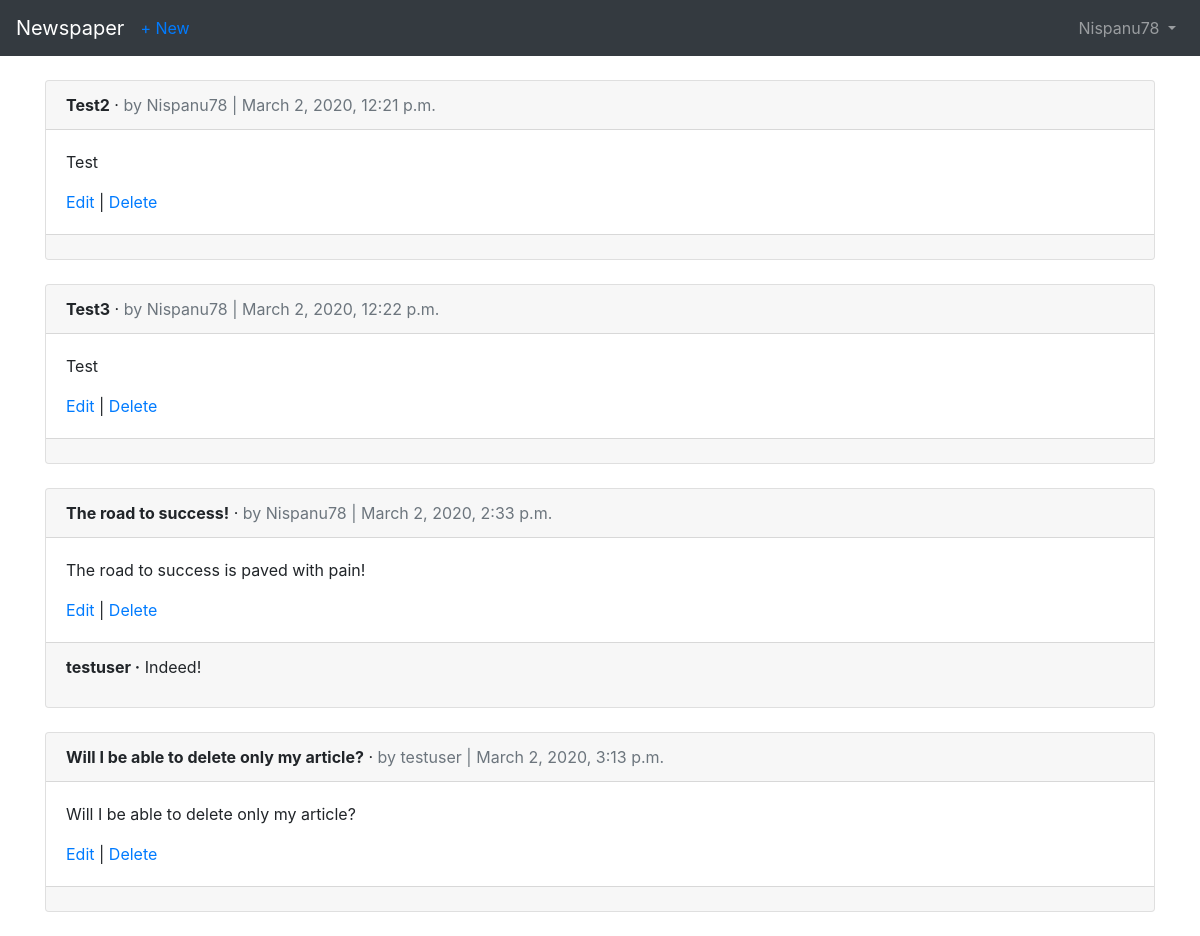
The page /articles/ (signed in) on the database its author committed.
### users/models.py (models this page shows)
class CustomUser(AbstractUser):
    age = models.PositiveIntegerField(null=True, blank=True)

### articles/models.py (models this page shows, shortened)
class Article(models.Model):
    title = models.CharField(max_length=255)
    body = models.TextField()
    date = models.DateTimeField(auto_now_add=True)
    author = models.ForeignKey(
        get_user_model(),
        on_delete=models.CASCADE,
)

class Comment(models.Model):
    article = models.ForeignKey(
        Article,
        on_delete=models.CASCADE,
        related_name='comments',
    )
    comment = models.CharField(max_length=140)
    author = models.ForeignKey(
        get_user_model(),
        on_delete=models.CASCADE,
    )
    def __str__(self):
        return self.comment

### articles/views.py (the view)
# urls.py: path('', ArticleListView.as_view(), name='article_list'),
class ArticleListView(LoginRequiredMixin, ListView):
    model = Article
    template_name = 'article_list.html'
    login_url = 'login'

### templates/article_list.html (shortened to what this page needs)
{% extends 'base.html' %}
{% block content %}
    {% for article in object_list %}
        <div class="card">
            <div class="card-header">
                <span class="font-weight-bold">{{ article.title }}</span> &middot;
                <span class="text-muted">by {{ article.author }} |
                {{ article.date }}</span>
            </div>
                <div class="card-body">
                    <p>{{ article.body }}</p>
                    <a href="{% url 'article_edit' article.pk %}">Edit</a> |
                    <a href="{% url 'article_delete' article.pk %}">Delete</a>
                </div>
            <div class="card-footer">
                {% for comment in article.comments.all %}
                <p>
                    <span class="font-weight-bold">{{ comment.author }} &middot;</span>
                    {{ comment }}
                </p>
                {% endfor %}
            </div>
        </div>
        <br />
    {% endfor %}
{% endblock content %}

### templates/base.html (shortened to what this page needs)
<!doctype html>
<html lang="en">
<head>
    <link rel="stylesheet"
          href="https://stackpath.bootstrapcdn.com/bootstrap/4.4.1/css/bootstrap.min.css"
>
</head>
<body>
    <nav class="navbar navbar-expand-md navbar-dark bg-dark mb-4">
        <a class="navbar-brand" href="{% url 'home' %}">Newspaper</a>
        {% if user.is_authenticated %}
            <ul class="navbar-nav mr-auto">
                <li class="nav-item"><a href="{% url 'article_new' %}">+ New</a></li>
             </ul>
        {% endif %}
        <div class="collapse navbar-collapse" id="navbarCollapse">
            {% if user.is_authenticated %}
            <ul class="navbar-nav ml-auto">
                <li class="nav-item">
                    <a class="nav-link dropdown-toggle" href="#" id="userMenu"
                       data-toggle="dropdown" aria-haspopup="true"
                       aria-expanded="false">
                        {{ user.username }}
                    </a>
                </li>
            </ul>
            {% endif %}
        </div>
    </nav>
<div class="container">
    {% block content %}
    {% endblock content %}
</div>
</body>
</html>

### rows shown on the page
CustomUser: username "Nispanu78"
Article: title "Test2", author "Nispanu78", date "March 2, 2020, 12:21 p.m.", body "Test"
Article: title "Test3", author "Nispanu78", date "March 2, 2020, 12:22 p.m.", body "Test"
Article: title "The road to success!", author "Nispanu78", date "March 2, 2020, 2:33 p.m.", body "The road to success is paved with pain!"
Comment: author "testuser", comment "Indeed!"
Article: title "Will I be able to delete only my article?", author "testuser", date "March 2, 2020, 3:13 p.m.", body "Will I be able to delete only my article?"
